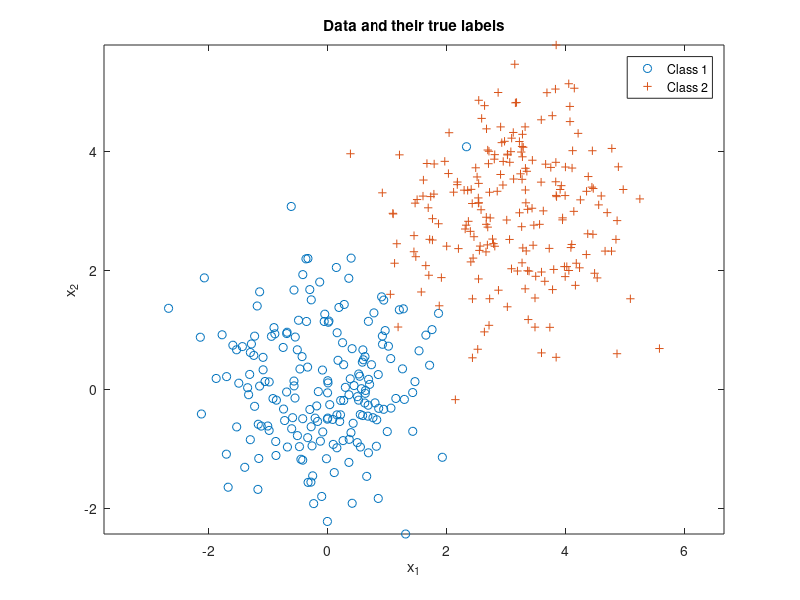

This chart was generated by the following MATLAB code:
% Class Number
n = 2; 
% Sample Number
N = 400; 
% Set mu and sigma
mu(:,1) = [0;0]; mu(:,2) = [3;3];
Sigma(:,:,1) = [1 0;0 1]; Sigma(:,:,2) = [1 0;0 1];
% Class Prior
p = [0.5,0.5];
% Generate Label
label = rand(1,N) >= p(1);
% Length of each class
Nc = [length(find(label==0)),length(find(label==1))];
x = zeros(n,N);
% Draw samples from each class pdf
for l = 0:1
    x(:,label==l) = mvnrnd(mu(:,l+1),Sigma(:,:,l+1),Nc(l+1))';
end
figure(2), clf,
plot(x(1,label==0),x(2,label==0),'o'), hold on,
plot(x(1,label==1),x(2,label==1),'+'), axis equal,
legend('Class 1','Class 2'), 
title('Data and their true labels'),
xlabel('x_1'), ylabel('x_2'), 